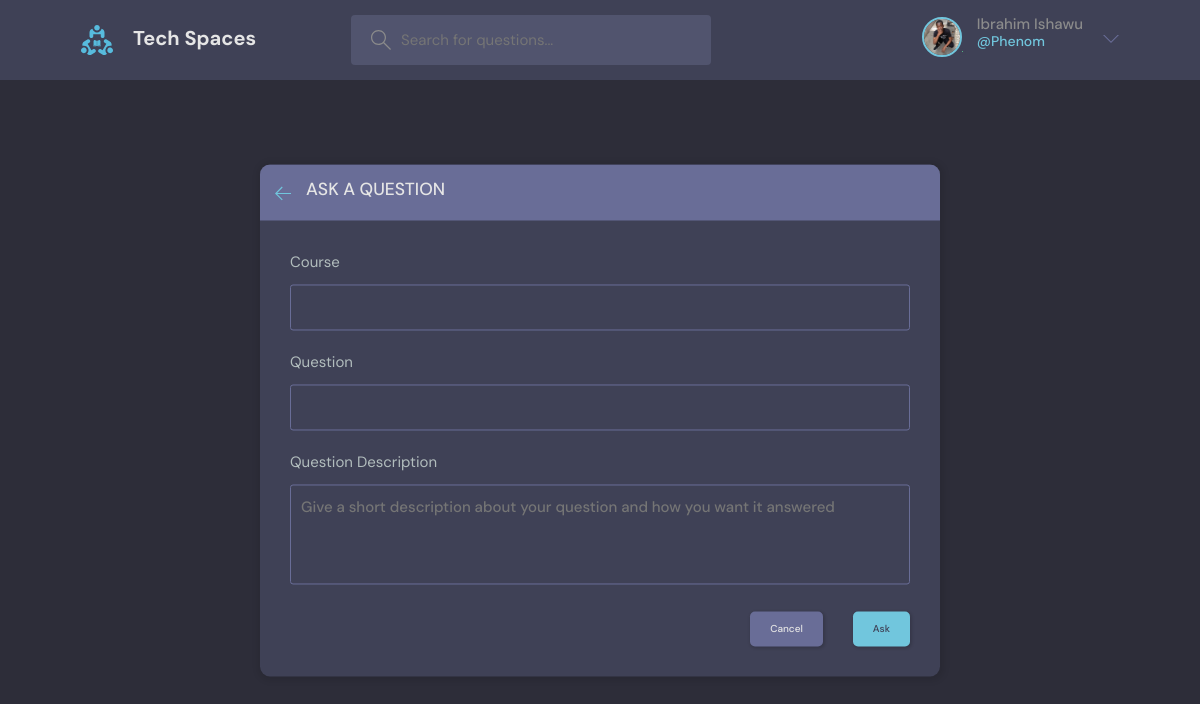
The page /question/ask/ (signed in) on the database its author committed.
### core/models.py (models this page shows, shortened)
class User(AbstractUser):
    name = models.CharField(max_length=200, null=True)
    email = models.EmailField(unique=True, null=True)
    bio = models.TextField(null=True)
    avatar = models.ImageField(null=True, default='avatar.svg', upload_to='avatars')
    REQUIRED_FIELDS = []

### core/views.py (the view, shortened to what this page needs)
# urls.py: path('question/ask/', views.AskQuestion.as_view(), name='ask_question'),
class AskQuestion(LoginRequiredMixin, View):
    def get(self, request):
        form = AskQuestionForm()
        courses = Course.objects.filter()
        context = {
            'form': form,
            'courses': courses,
        }
        return render(request, 'core/ask_question.html', context)

### core/forms.py
class AskQuestionForm(forms.ModelForm):
    description = forms.CharField(widget=forms.Textarea(attrs={
        'placeholder': 'Give a short description about your question and how you want it answered',
    }))
    class Meta:
        model = Question
        fields = ['name', 'description']

### core/models.py (called while the page is built)
    def __str__(self):
        return self.name

### core/templates/core/ask_question.html (shortened to what this page needs)
{% extends 'core/base.html' %}
{% block content %}
  <main class="create-room layout">
    <div class="container">
      <div class="layout__box">
        <div class="layout__boxHeader">
          <div class="layout__boxTitle">
            <a href="{{ request.META.HTTP_REFERER }}">
              <svg version="1.1" xmlns="http://www.w3.org/2000/svg" width="32" height="32" viewBox="0 0 32 32">
                <title>arrow-left</title>
                <path
                  d="M13.723 2.286l-13.723 13.714 13.719 13.714 1.616-1.611-10.96-10.96h27.625v-2.286h-27.625l10.965-10.965-1.616-1.607z">
                </path>
              </svg>
            </a>
            <h3>Ask A Question</h3>
          </div>
        </div>
        <div class="layout__body">
          <form class="form" method='POST'>
            <div class="form__group">
              <label for="room_topic">Course</label>
              <input required type="text" name="course" id="question_course" list="course-list" />
            </div>
              <div class="form__group">
                <label for="room_name">Question</label>
                {{ form.name }}
              </div>
              <div class="form__group">
                <label for="room_description">Question Description</label>
                {{ form.description }}
              </div>
            <div class="form__action">
              <a class="btn btn--dark" href="/">Cancel</a>
              <button class="btn btn--main" type="submit">Ask</button>
            </div>
          </form>
        </div>
      </div>
    </div>
  </main>
{% endblock content %}

### core/templates/core/_header.html (shortened to what this page needs)
{% load static %}
<header class="header header--loggedIn">
      <div class="container">
        <a href="/" class="header__logo">
          <img src="{% static 'core/img/logo.svg' %}" />
          <h1>Tech Spaces</h1>
        </a>
        <form class="header__search">
          <label>
            <input name='query' placeholder="Search for questions..." />
          </label>
        </form>
        <nav class="header__menu">
          {% if not request.user.is_authenticated %}
            <a href="{% url 'login' %}">
              <img src="{% static 'core/img/avatar.svg' %}" />
              <p>Login</p>
            </a>
          {% else %}
            <div class="header__user">
              <a href="{% url 'update_profile' %}">
                <div class="avatar avatar--medium active">
                  <img src="{{ request.user.avatar.url }}" />
                </div>
                <p>{{ request.user.name }} <span>@{{ request.user.username }}</span></p>
              </a>
              <button class="dropdown-button">
                <svg version="1.1" xmlns="http://www.w3.org/2000/svg" width="32" height="32" viewBox="0 0 32 32">
                  <title>chevron-down</title>
                  <path d="M16 21l-13-13h-3l16 16 16-16h-3l-13 13z"></path>
                </svg>
              </button>
            </div>
          {% endif %}
        </nav>
      </div>
    </header>

### rows shown on the page
User: user.avatar (picture), user.name "Ibrahim Ishawu", user.username "Phenom"
